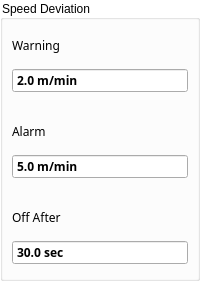
       <widget class="QGroupBox" name="groupBoxMaxSpeedDeviation">
        <property name="sizePolicy">
         <sizepolicy hsizetype="Preferred" vsizetype="Preferred">
          <horstretch>0</horstretch>
          <verstretch>0</verstretch>
         </sizepolicy>
        </property>
        <property name="styleSheet">
         <string notr="true">QGroupBox{
    background-color: transparent;
}</string>
        </property>
        <property name="title">
         <string>Speed Deviation</string>
        </property>
        <layout class="QGridLayout" name="gridLayout_26">
         <property name="leftMargin">
          <number>0</number>
         </property>
         <property name="topMargin">
          <number>0</number>
         </property>
         <property name="rightMargin">
          <number>0</number>
         </property>
         <property name="bottomMargin">
          <number>4</number>
         </property>
         <property name="spacing">
          <number>4</number>
         </property>
         <item row="0" column="0">
          <widget class="ContentBoardItem" name="widgetDashBoardMaxSpeedDeviationWarning" native="true">
           <property name="minimumSize">
            <size>
             <width>0</width>
             <height>82</height>
            </size>
           </property>
           <property name="maximumSize">
            <size>
             <width>16777215</width>
             <height>82</height>
            </size>
           </property>
           <property name="styleSheet">
            <string notr="true">QDoubleSpinBox::focus{
 border: 2px solid rgb(0,95,135);
}</string>
           </property>
           <layout class="QGridLayout" name="gridLayout_65">
            <property name="leftMargin">
             <number>9</number>
            </property>
            <property name="topMargin">
             <number>9</number>
            </property>
            <property name="rightMargin">
             <number>9</number>
            </property>
            <property name="bottomMargin">
             <number>9</number>
            </property>
            <property name="spacing">
             <number>6</number>
            </property>
            <item row="0" column="0">
             <widget class="QLabel" name="labelContentBoardMaxSpeedDeviationWarning">
              <property name="font">
               <font>
                <family>Siemens Sans</family>
               </font>
              </property>
              <property name="text">
               <string>Warning</string>
              </property>
             </widget>
            </item>
            <item row="1" column="0">
             <widget class="QDoubleSpinBox" name="doubleSpinBoxMaxSpeedDeviationWarning">
              <property name="sizePolicy">
               <sizepolicy hsizetype="Preferred" vsizetype="Fixed">
                <horstretch>0</horstretch>
                <verstretch>0</verstretch>
               </sizepolicy>
              </property>
              <property name="font">
               <font>
                <family>Siemens Sans</family>
                <weight>75</weight>
                <bold>true</bold>
               </font>
              </property>
              <property name="styleSheet">
               <string notr="true">QDoubleSpinBox[STATE=&quot;Ok&quot;]
{
 background:rgb(249,247,248);
 min-width: 0px;
 border: 0px;
 }
QDoubleSpinBox[STATE=&quot;Error&quot;]
{ 
 background:rgb(202, 51, 51);
 min-width: 0px;
 border: 0px;
 }
QDoubleSpinBox[STATE =&quot;Warning&quot;]
{ 
 background:rgb(231, 121, 16);
 min-width: 0px;
 border: 0px;
 }

</string>
              </property>
              <property name="wrapping">
               <bool>false</bool>
              </property>
              <property name="buttonSymbols">
               <enum>QAbstractSpinBox::NoButtons</enum>
              </property>
              <property name="suffix">
               <string> m/min</string>
              </property>
              <property name="decimals">
               <number>1</number>
              </property>
              <property name="minimum">
               <double>0.000000000000000</double>
              </property>
              <property name="maximum">
               <double>10000.000000000000000</double>
              </property>
              <property name="singleStep">
               <double>1.000000000000000</double>
              </property>
              <property name="value">
               <double>2.000000000000000</double>
              </property>
             </widget>
            </item>
           </layout>
          </widget>
         </item>
         <item row="1" column="0">
          <widget class="ContentBoardItem" name="widgetDashBoardMaxSpeedDeviationLevelAlarm" native="true">
           <property name="minimumSize">
            <size>
             <width>0</width>
             <height>82</height>
            </size>
           </property>
           <property name="maximumSize">
            <size>
             <width>16777215</width>
             <height>82</height>
            </size>
           </property>
           <property name="styleSheet">
            <string notr="true">QDoubleSpinBox::focus{
 border: 2px solid rgb(0,95,135);
}





</string>
           </property>
           <layout class="QGridLayout" name="gridLayout_58">
            <property name="leftMargin">
             <number>9</number>
            </property>
            <property name="topMargin">
             <number>9</number>
            </property>
            <property name="rightMargin">
             <number>9</number>
            </property>
            <property name="bottomMargin">
             <number>9</number>
            </property>
            <property name="spacing">
             <number>6</number>
            </property>
            <item row="0" column="0">
             <widget class="QLabel" name="labelContentBoardMaxSpeedDeviationAlarm">
              <property name="font">
               <font>
                <family>Siemens Sans</family>
               </font>
              </property>
              <property name="text">
               <string>Alarm</string>
              </property>
             </widget>
            </item>
            <item row="1" column="0">
             <widget class="QDoubleSpinBox" name="doubleSpinBoxMaxSpeedDeviationAlarm">
              <property name="sizePolicy">
               <sizepolicy hsizetype="Preferred" vsizetype="Fixed">
                <horstretch>0</horstretch>
                <verstretch>0</verstretch>
               </sizepolicy>
              </property>
              <property name="font">
               <font>
                <family>Siemens Sans</family>
                <weight>75</weight>
                <bold>true</bold>
               </font>
              </property>
              <property name="styleSheet">
               <string notr="true">QDoubleSpinBox[STATE=&quot;Ok&quot;]
{
 background:rgb(249,247,248);
 min-width: 0px;
 border: 0px;
 }
QDoubleSpinBox[STATE=&quot;Error&quot;]
{ 
 background:rgb(202, 51, 51);
 min-width: 0px;
 border: 0px;
 }
QDoubleSpinBox[STATE =&quot;Warning&quot;]
{ 
 background:rgb(231, 121, 16);
 min-width: 0px;
 border: 0px;
 }

</string>
              </property>
              <property name="wrapping">
               <bool>false</bool>
              </property>
              <property name="buttonSymbols">
               <enum>QAbstractSpinBox::NoButtons</enum>
              </property>
              <property name="suffix">
               <string> m/min</string>
              </property>
              <property name="decimals">
               <number>1</number>
              </property>
              <property name="minimum">
               <double>0.000000000000000</double>
              </property>
              <property name="maximum">
               <double>10000.000000000000000</double>
              </property>
              <property name="singleStep">
               <double>1.000000000000000</double>
              </property>
              <property name="value">
               <double>5.000000000000000</double>
              </property>
             </widget>
            </item>
           </layout>
          </widget>
         </item>
         <item row="2" column="0">
          <widget class="ContentBoardItem" name="widgetDashBoardMaxSpeedDeviationMaschineStop" native="true">
           <property name="minimumSize">
            <size>
             <width>0</width>
             <height>82</height>
            </size>
           </property>
           <property name="maximumSize">
            <size>
             <width>16777215</width>
             <height>82</height>
            </size>
           </property>
           <property name="styleSheet">
            <string notr="true">QDoubleSpinBox::focus{
 border: 2px solid rgb(0,95,135);
}





</string>
           </property>
           <layout class="QGridLayout" name="gridLayout_59">
            <property name="leftMargin">
             <number>9</number>
            </property>
            <property name="topMargin">
             <number>9</number>
            </property>
            <property name="rightMargin">
             <number>9</number>
            </property>
            <property name="bottomMargin">
             <number>9</number>
            </property>
            <property name="spacing">
             <number>6</number>
            </property>
            <item row="0" column="0">
             <widget class="QLabel" name="labelContentBoardMaxSpeedDeviationMaschineStop">
              <property name="font">
               <font>
                <family>Siemens Sans</family>
               </font>
              </property>
              <property name="text">
               <string>Off After</string>
              </property>
             </widget>
            </item>
            <item row="1" column="0">
             <widget class="QDoubleSpinBox" name="doubleSpinBoxMaxSpeedDeviationMaschineStop">
              <property name="sizePolicy">
               <sizepolicy hsizetype="Preferred" vsizetype="Fixed">
                <horstretch>0</horstretch>
                <verstretch>0</verstretch>
               </sizepolicy>
              </property>
              <property name="font">
               <font>
                <family>Siemens Sans</family>
                <weight>75</weight>
                <bold>true</bold>
               </font>
              </property>
              <property name="styleSheet">
               <string notr="true">QDoubleSpinBox[STATE=&quot;Ok&quot;]
{
 background:rgb(249,247,248);
 min-width: 0px;
 border: 0px;
 }
QDoubleSpinBox[STATE=&quot;Error&quot;]
{ 
 background:rgb(202, 51, 51);
 min-width: 0px;
 border: 0px;
 }
QDoubleSpinBox[STATE =&quot;Warning&quot;]
{ 
 background:rgb(231, 121, 16);
 min-width: 0px;
 border: 0px;
 }

</string>
              </property>
              <property name="wrapping">
               <bool>false</bool>
              </property>
              <property name="buttonSymbols">
               <enum>QAbstractSpinBox::NoButtons</enum>
              </property>
              <property name="suffix">
               <string> sec</string>
              </property>
              <property name="decimals">
               <number>1</number>
              </property>
              <property name="minimum">
               <double>0.000000000000000</double>
              </property>
              <property name="maximum">
               <double>100.000000000000000</double>
              </property>
              <property name="singleStep">
               <double>1.000000000000000</double>
              </property>
              <property name="value">
               <double>30.000000000000000</double>
              </property>
             </widget>
            </item>
           </layout>
          </widget>
         </item>
        </layout>
       </widget>
